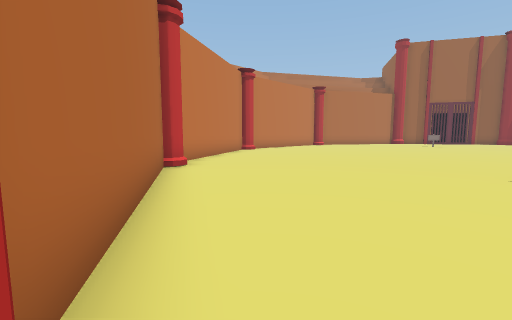
[1] (above)

17 first-person views from a walk through a level from a Godot 3-D game. The camera is 1.5 m above the floor, tilts 6° down and sees 90° across. The floor is counted in squares, 1.71 m on a side. Each view is taken from the middle of a square. On the plan, view 1 faces up. The plan holds only what a view shows up to about 10 squares ahead; the rest is blank. The place goes on beyond the plan. Characters and animated objects are left out.

[2]
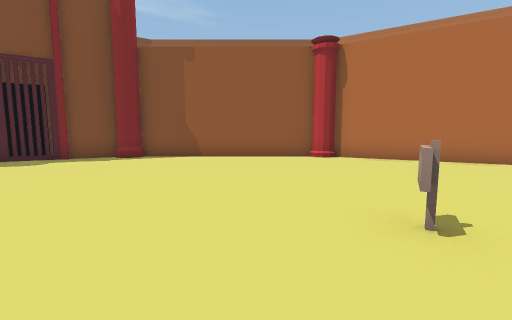

[3]
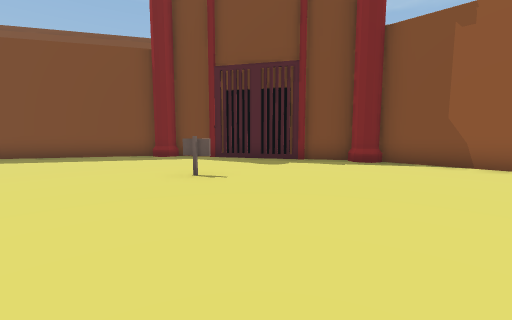

[4]
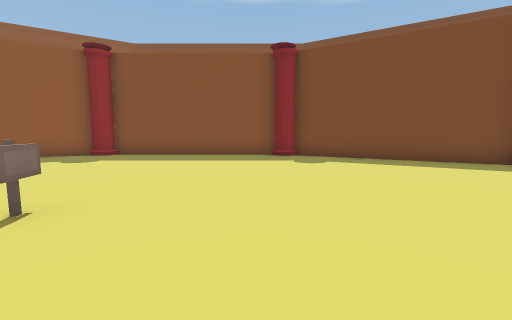

[5]
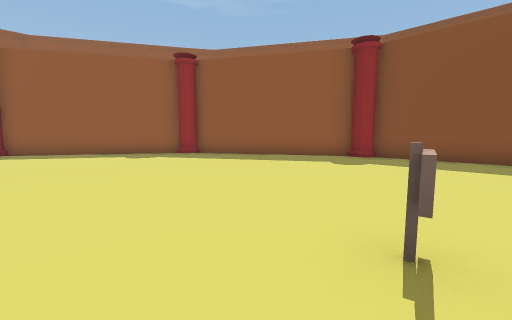

[6]
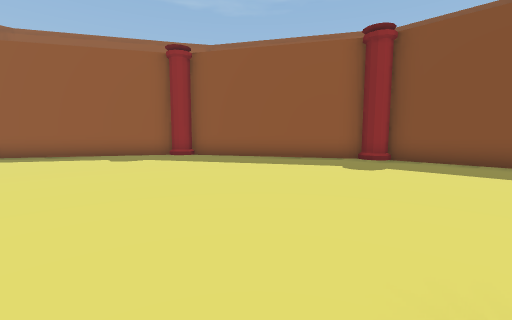

[7]
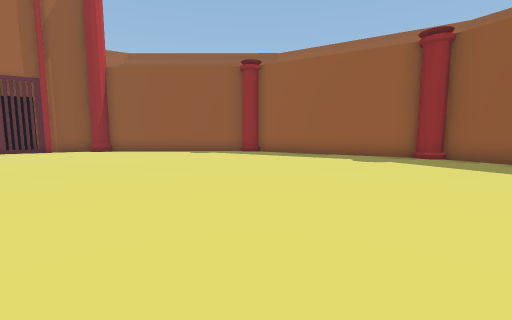

[8]
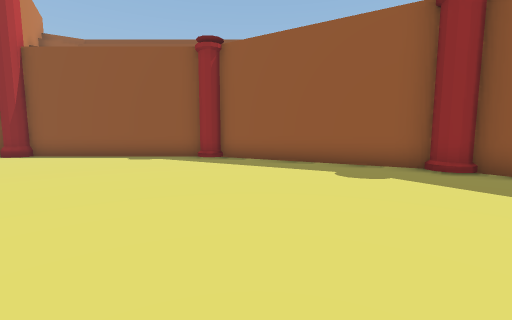

[9]
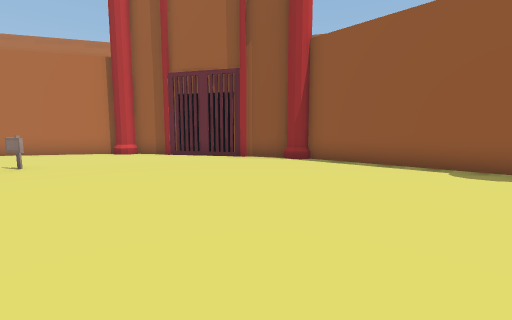

[10]
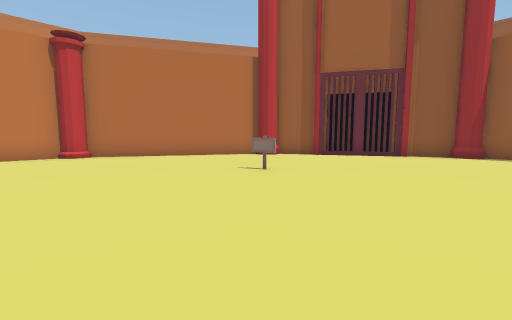

[11]
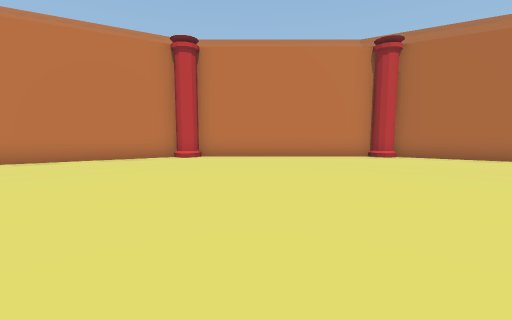

[12]
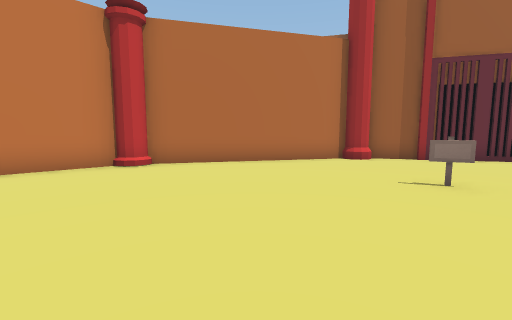

[13]
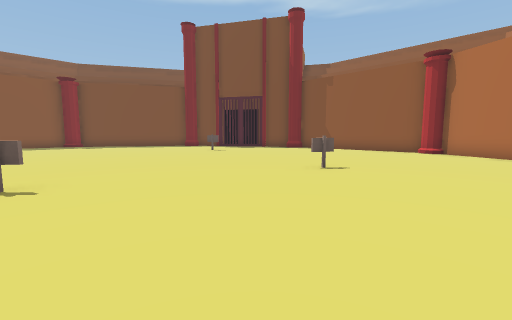

[14]
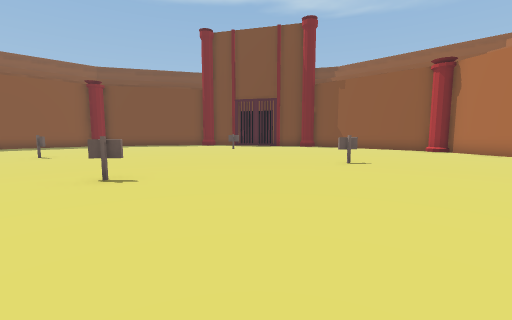

[15]
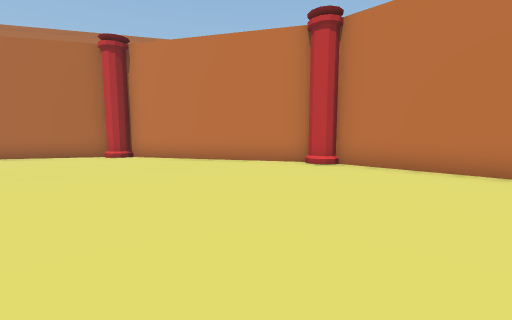

[16]
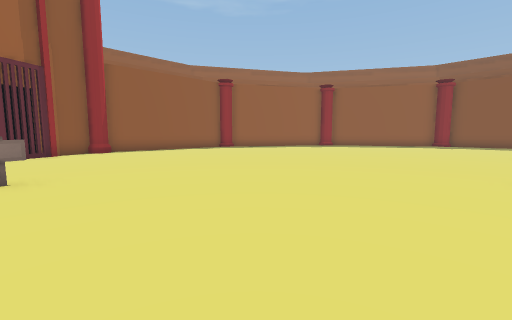

[17]
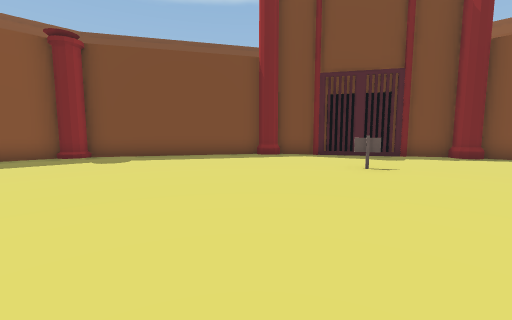

### Floor plan
Points are (right, up) in squares from view 1. A wall is a line through its corners. A room is listed if a view was taken in it or the views show most of it. See-through windows are left out.
Room 1 (views 1, 2, 3, 4, 5, 6, 7, 8, 9, 10, 11, 12, 13, 14, 15, 16, 17)
walls: (-2.3, 6.4) (-0.8, 0.5); (-0.7, 13.5) (-2.3, 7.7); (-0.4, -0.3) (4.2, -4.8); (6.7, -5.9) (9.1, -6.6); (4.3, 18.9) (-0.4, 14.3); (4.8, -5.2) (11.1, -6.9); (15, 20.2) (13.9, 20.5); (11.1, 20.9) (5.3, 19.3); (16.2, 19.9) (15.3, 20.2); (11.9, -6.9) (17.5, -5.4); (18.2, 19.2) (11.8, 20.9); (18.8, -4.9) (23.3, -0.4); (23.3, 14.3) (18.8, 18.9); (23.7, 0.4) (25.4, 6.7); (25.4, 7.4) (23.8, 13.5)
ways out: opening at (0, 14); opening at (23, 14)
objects: column (-2, 7); column (-1, 0); other object (5, 4); column (5, 19); other object (9, -2); other object (11, 7); other object (11, 16); other object (16, 3); column (18, -5); column (23, 0); column (25, 7)

Where each view was taken, in squares from view 1:
view 1: 0 up, 0 right, facing up
view 2: 5 up, 8 right, facing down-left
view 3: 3 up, 8 right, facing down
view 4: 3 up, 12 right, facing down-right
view 5: 4 up, 14 right, facing right
view 6: 4 up, 15 right, facing right
view 7: 5 up, 15 right, facing up-right
view 8: 6 up, 18 right, facing up-right
view 9: 10 up, 17 right, facing up
view 10: 10 up, 11 right, facing up
view 11: 9 up, 8 right, facing up-left
view 12: 12 up, 8 right, facing up
view 13: 11 up, 7 right, facing down
view 14: 12 up, 8 right, facing down
view 15: 12 up, 7 right, facing left
view 16: 12 up, 7 right, facing right
view 17: 4 up, 12 right, facing down
